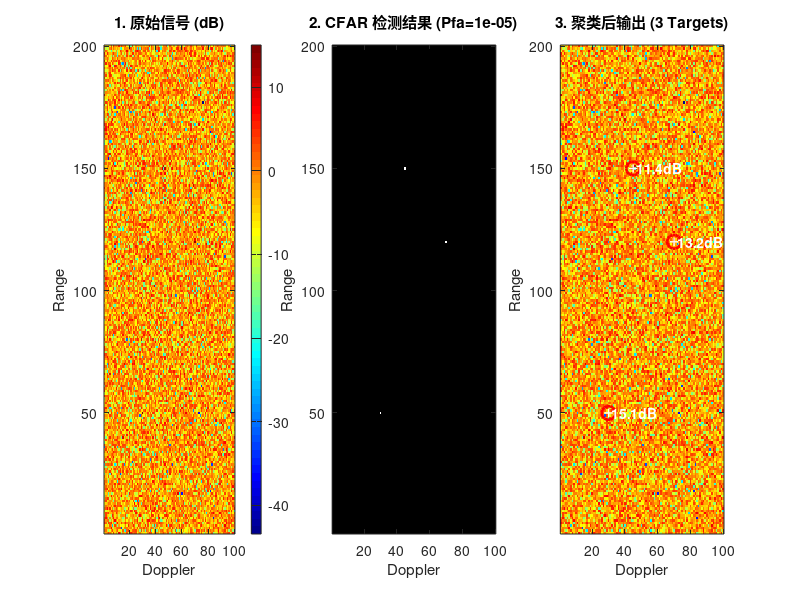

The MATLAB script that drew this image:
%% 2D CA-CFAR 检测与聚类算法演示 (Standalone Demo)
clear; close all; clc;

%% 1. 生成模拟数据 (模拟雷达 RD 图)
% ---------------------------------------------------------
Nr = 200;   % 距离维采样点数 (行)
Nd = 100;   % 多普勒维采样点数 (列)

% 生成高斯白噪声背景 (瑞利分布幅度 -> 指数分布功率)
% 假设噪声功率均值为 1 (0dB)
noise = abs(randn(Nr, Nd) + 1j*randn(Nr, Nd)).^2 / 2;
Map_Power = noise; 

% 注入人造目标 (Target)
% 目标格式: [行(Range), 列(Doppler), 信噪比(dB)]
targets = [
    50,  30,  15;   % 目标1: 孤立强目标
    120, 70,  13;   % 目标2: 孤立中等目标
    150, 45,  11;   % 目标3: 弱目标 (临界)
    150, 47,  10;   % 目标3的伴随点 (模拟扩展目标/临近目标)
    151, 46,  10;   % 目标3的伴随点
];

% 将目标叠加到噪声背景中
fprintf('正在生成模拟数据，包含 %d 个目标...\n', size(targets, 1));
for i = 1:size(targets, 1)
    r = targets(i, 1);
    c = targets(i, 2);
    snr_linear = 10^(targets(i, 3)/10);
    Map_Power(r, c) = Map_Power(r, c) + snr_linear; % 简单的幅度叠加
end

%% 2. CA-CFAR 参数设置
% ---------------------------------------------------------
Pfa = 1e-5;           % 虚警概率 (Probability of False Alarm)
Ref_Win = [8, 4];     % 参考窗口半径 [行, 列] -> 实际大小 (2R+1)x(2C+1)
Guard_Win = [2, 1];   % 保护窗口半径 [行, 列]

% 计算 CFAR 门限因子 Alpha (针对平方律检波/指数分布噪声)
% 核心思想: 噪声窗口内的点数越多，估计越准，需要的余量(Alpha)就越小
Lr = Ref_Win(1); Lc = Ref_Win(2);
Gr = Guard_Win(1); Gc = Guard_Win(2);
% 参考单元总数 = 外框总数 - 内框总数
N_ref = (2*Lr+1)*(2*Lc+1) - (2*Gr+1)*(2*Gc+1); 
alpha = N_ref * (Pfa^(-1/N_ref) - 1);

fprintf('CFAR 参数: Pfa=%.1e, 参考单元数=%d, 门限因子 Alpha=%.2f\n', ...
        Pfa, N_ref, alpha);

%% 3. 快速 CA-CFAR 处理 (卷积法)
% ---------------------------------------------------------
tic; % 开始计时

% 3.1 构建卷积核 (Kernel)
% 这是一个中心挖空的矩阵: 参考区=1/N_ref, 保护区和中心=0
Kernel = ones(2*Lr+1, 2*Lc+1);
Kernel(Lr-Gr+1 : Lr+Gr+1, Lc-Gc+1 : Lc+Gc+1) = 0;
Kernel = Kernel / N_ref; % 归一化，卷积结果直接就是平均噪声功率

% 3.2 卷积计算背景噪声图
% 'same' 保持输出尺寸与输入一致
Noise_Mean_Map = conv2(Map_Power, Kernel, 'same');

% 3.3 计算门限图
Threshold_Map = alpha .* Noise_Mean_Map;

% 3.4 判决 (生成二值化检测图)
Detection_Map = (Map_Power > Threshold_Map);

% 3.5 边缘剔除 (可选)
% 卷积在图像边缘会有误差，通常强制置0
Edge_Mask = zeros(Nr, Nd);
Edge_Mask(Lr+1:Nr-Lr, Lc+1:Nd-Lc) = 1;
Detection_Map = Detection_Map & Edge_Mask;

cfar_time = toc;
fprintf('CFAR 处理完成，耗时: %.4f 秒\n', cfar_time);

%% 4. 聚类处理 (Clustering)
% ---------------------------------------------------------
% 目的: 将属于同一个目标的多个邻近检测点合并为一个
tic;

% 使用 MATLAB 内置函数寻找连通域 (8连通)
CC = bwconncomp(Detection_Map, 8);
Num_Targets = CC.NumObjects;

Final_Targets = []; % 存储结果: [行, 列, 峰值强度dB]

for i = 1:Num_Targets
    % 获取第 i 个目标的所有像素索引
    pixels = CC.PixelIdxList{i};
    
    % --- 核心步骤: 峰值提取 ---
    % 在这一团点中，找到能量最大的那个点作为目标的中心
    [max_val, idx_in_cluster] = max(Map_Power(pixels));
    global_idx = pixels(idx_in_cluster);
    
    % 将线性索引转回 (行, 列) 坐标
    [r_peak, c_peak] = ind2sub(size(Map_Power), global_idx);
    
    % 记录结果
    Final_Targets = [Final_Targets; r_peak, c_peak, 10*log10(max_val)];
end

cluster_time = toc;
fprintf('聚类处理完成，耗时: %.4f 秒。检测到 %d 个目标。\n', cluster_time, Num_Targets);

%% 5. 结果可视化
% ---------------------------------------------------------
figure('Name', 'CFAR & Clustering Demo', 'Position', [100, 100, 1200, 400], 'Color', 'w');

% 图1: 原始功率图 (dB)
subplot(1, 3, 1);
imagesc(10*log10(Map_Power)); 
colormap('jet'); colorbar; axis xy;
title('1. 原始信号 (dB)');
xlabel('Doppler'); ylabel('Range');

% 图2: CFAR 二值化检测结果
subplot(1, 3, 2);
imagesc(Detection_Map);
colormap(gca, 'gray'); % 黑白图
axis xy;
title(['2. CFAR 检测结果 (Pfa=' num2str(Pfa) ')']);
xlabel('Doppler'); ylabel('Range');

% 图3: 聚类后的最终结果
subplot(1, 3, 3);
imagesc(10*log10(Map_Power)); %以此为底图
colormap('jet'); axis xy; hold on;
title(['3. 聚类后输出 (' num2str(Num_Targets) ' Targets)']);
xlabel('Doppler'); ylabel('Range');

% 在图3上画出最终目标的红圈
if ~isempty(Final_Targets)
    plot(Final_Targets(:,2), Final_Targets(:,1), 'ro', ...
         'MarkerSize', 10, 'LineWidth', 2);
    plot(Final_Targets(:,2), Final_Targets(:,1), 'w+', ...
         'MarkerSize', 6, 'LineWidth', 1);
     
    % 打印检测列表
    fprintf('--------------------------------------\n');
    fprintf('ID\t 行(R)\t 列(D)\t 强度(dB)\n');
    for k = 1:size(Final_Targets, 1)
        fprintf('%d\t %d\t %d\t %.2f\n', ...
            k, Final_Targets(k,1), Final_Targets(k,2), Final_Targets(k,3));
        % 图上标字
        text(Final_Targets(k,2)+2, Final_Targets(k,1), ...
             sprintf('%.1fdB', Final_Targets(k,3)), 'Color', 'w', 'FontWeight', 'bold');
    end
    fprintf('--------------------------------------\n');
else
    fprintf('未检测到目标。\n');
end